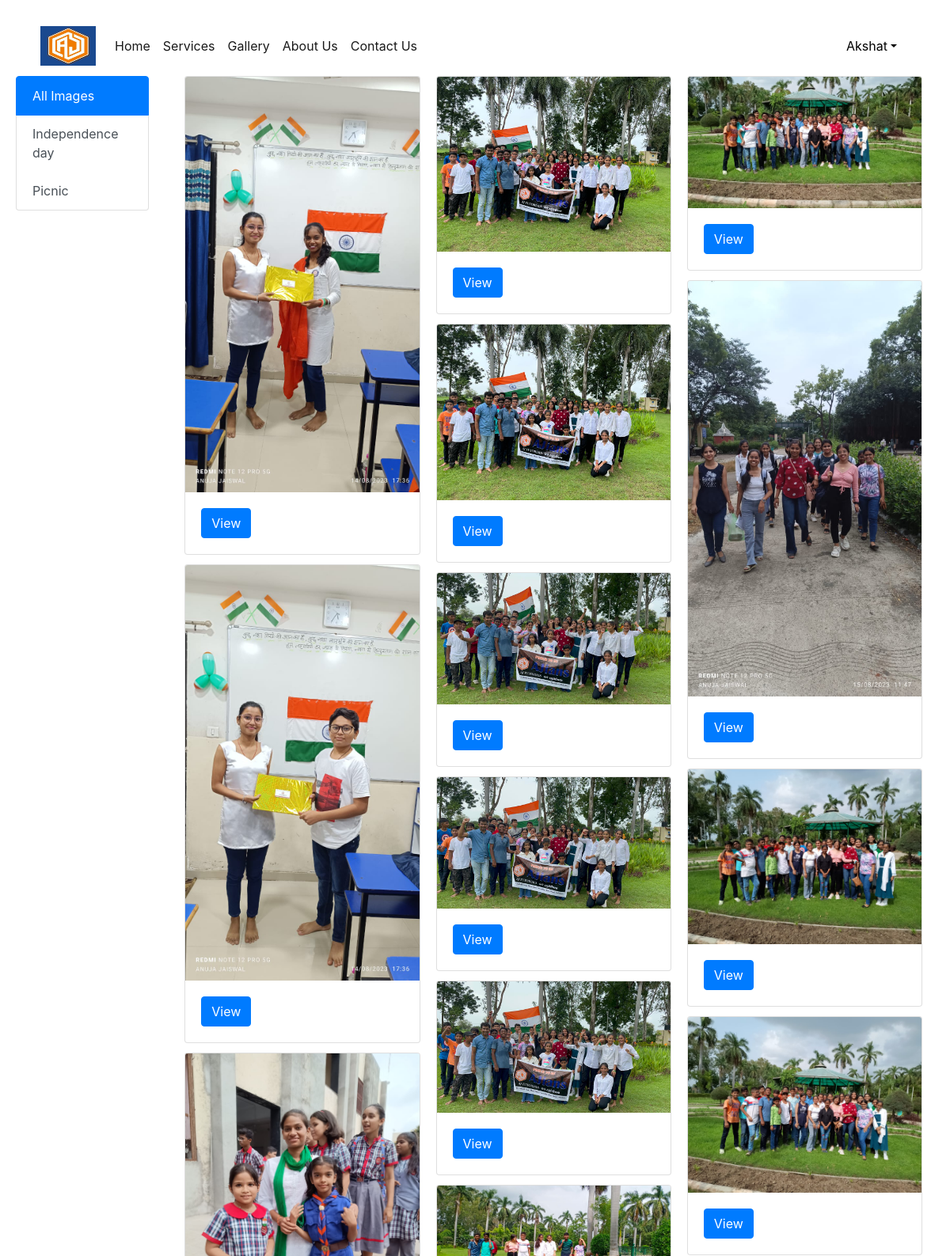
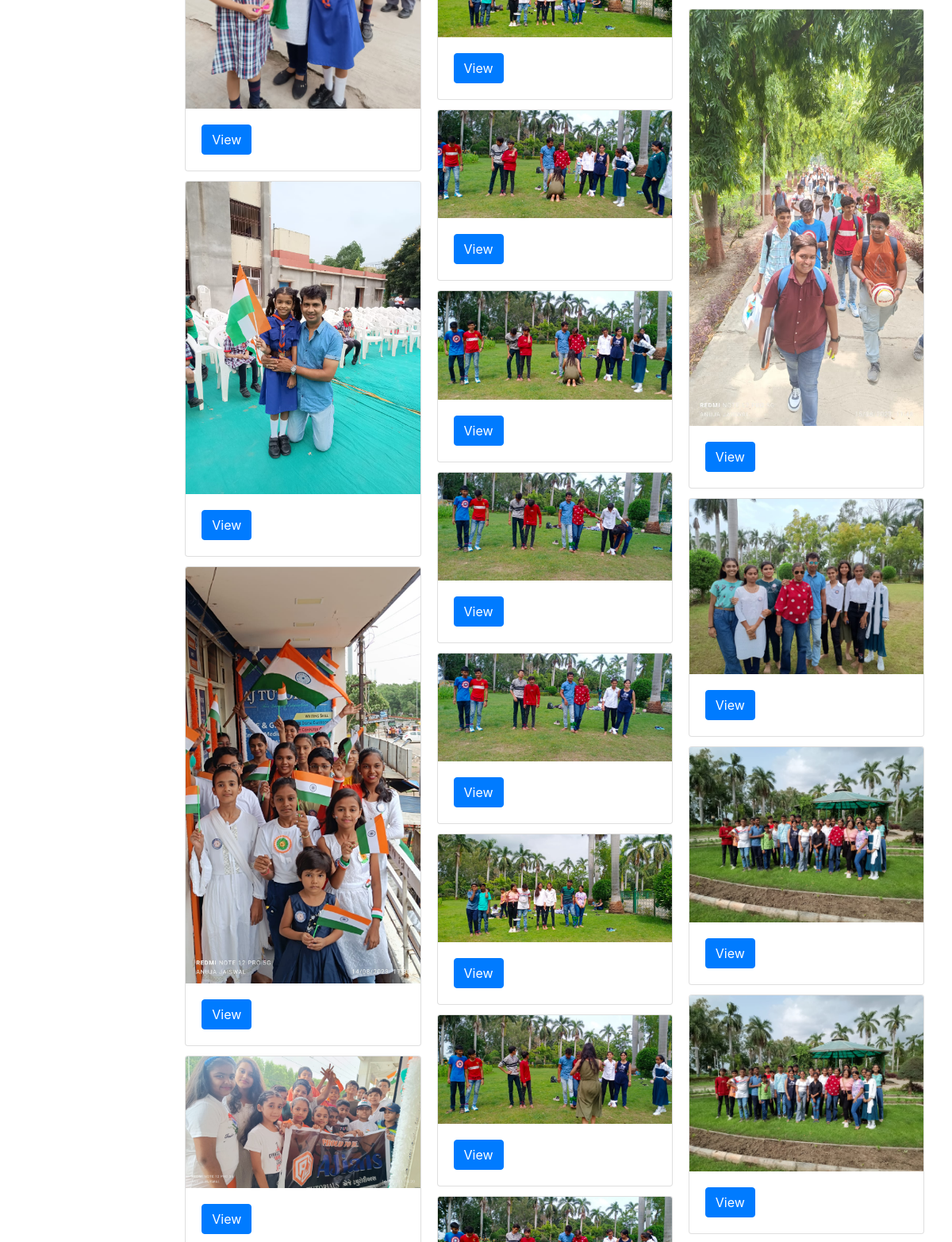
Screenshot of /gallery/ (signed in, upper part) with the database file from the repository (2 pictures, top to bottom).
### coachingapp/models.py (models this page shows, shortened)
class Category(models.Model):
    title=models.CharField(max_length=100)
    desc=models.TextField()

class Image(models.Model):
    title=models.CharField(max_length=100)
    image=models.ImageField(upload_to="media")
    added_date=models.DateTimeField()
    cat=models.ForeignKey(Category,on_delete=models.CASCADE)

### coachingapp/views.py (the view)
# urls.py: path('gallery/',views.gallery,name="gallery"),
@login_required
def gallery(request):
    images=Image.objects.all()
    cats=Category.objects.all()
    data={'images':images,'cats':cats}
    return render(request,"gallery.html",data)

### coachingapp/templates/gallery.html (shortened to what this page needs)
<!DOCTYPE html>
{% extends "base.html" %}
{% load static %} '
{% block gallery-info %}
<div class="row">
    <div class="col-md-2">
      <div class="list-group">
        <a href="/gallery/" class="list-group-item list-group-item-action active">
          All Images
        </a>
        {% for c in cats %}
        <a href="/category/{{c.pk}}" class="list-group-item list-group-item-action">{{c.title}}</a>
        {% endfor %}
      </div>
    </div>
    <div class="col-md-10">
      <div class="row-mt-3">
        <div class="col-md-12">
          <div class="card-columns">
            {% for i in images %}
            <div class="card">
              <img class="card-img-top" src="/static/images/{{i.image}}" alt="Card image cap">
              <div class="card-body">
                <a href="#" class="btn btn-primary" onclick="showModalwithImage('{{i.image}}')">View</a>
              </div>
            </div>
            {% endfor %}
          </div>
        </div>
      </div>
    </div>
  </div>
{% endblock gallery-info %}

### coachingapp/templates/base.html (shortened to what this page needs)
<!DOCTYPE html>
<html lang="en">
{% load static %}
<head>
  <link href="https://cdn.jsdelivr.net/npm/bootstrap@5.3.0-alpha2/dist/css/bootstrap.min.css" rel="stylesheet">
  <link href="https://cdn.jsdelivr.net/npm/bootstrap@5.3.0/dist/css/bootstrap.min.css" rel="stylesheet">
  <link rel="stylesheet" href="{% static 'css/styles.css' %}">
  <link href="https://cdn.jsdelivr.net/npm/bootstrap@5.3.0-alpha1/dist/css/bootstrap.min.css" rel="stylesheet">
</head>
<body>
  <nav class="navbar navbar-expand-lg navbar-light cool-navbar">
    <div class="container-fluid">
      <a class="navbar-brand" href="#">
        <img src="{% static "images/aj_tutorial_logo.jpg" %}" width="70" height="50"/>
      </a>
      <div class="collapse navbar-collapse" id="navbarSupportedContent">
        <ul class="navbar-nav me-auto mb-2 mb-lg-0">
          {% if request.user.is_authenticated %}
          <li class="nav-item">
            <a class="nav-link active" aria-current="page" href="{% url 'home' %}">Home</a>
          </li>
          <li class="nav-item">
            <a class="nav-link active" aria-current="page" href="{% url 'services' %}">Services</a>
          </li>
          <li class="nav-item">
            <a class="nav-link active" href="{% url 'gallery' %}">Gallery</a>
          </li>
          <li class="nav-item">
            <a class="nav-link active" href="{% url 'about' %}">About Us</a>
          </li>
          <li class="nav-item">
            <a class="nav-link active" href="{% url 'contact' %}">Contact Us</a>
          </li>
        </ul>
      </div>
      <ul class="navbar-nav me-auto mb-2 mb-lg-0">
        <li class="nav-item dropdown mx-2">
          <a class="nav-link dropdown-toggle text-black" href="#"
          id="profileDropdown" role="button" data-bs-toggle="dropdown" aria-expanded="false">{{request.user}}</a>
        </li>
        {% endif %}
      </ul>
    </div>
  </nav>
  {% block gallery-info %}{% endblock gallery-info %}
  <link rel="stylesheet" href="https://maxcdn.bootstrapcdn.com/bootstrap/4.0.0/css/bootstrap.min.css">
  <link rel="stylesheet" href="https://stackpath.bootstrapcdn.com/bootstrap/4.3.1/css/bootstrap.min.css">
</body>
</html>

### coachingapp/static/css/styles.css (style rules this page uses)
@media only screen and (min-width: 601px) { body { font-size: 18px; padding: 20px; } }

### coachingapp/templates/base.html (style rules this page uses)
.cool-navbar { background-color: #ffffff; color: #ffffff; }

### rows the page displays
Category: title "Independence day"
Category: title "Picnic"
Image: image (picture)
Image: image (picture)
Image: image (picture)
Image: image (picture)
Image: image (picture)
Image: image (picture)
Image: image (picture)
Image: image (picture)
Image: image (picture)
Image: image (picture)
Image: image (picture)
Image: image (picture)
Image: image (picture)
Image: image (picture)
Image: image (picture)
Image: image (picture)
Image: image (picture)
Image: image (picture)
Image: image (picture)
Image: image (picture)
Image: image (picture)
Image: image (picture)
Image: image (picture)
Image: image (picture)
Image: image (picture)
Image: image (picture)
Image: image (picture)

### other values shown
{{ request.user }} "Akshat"
